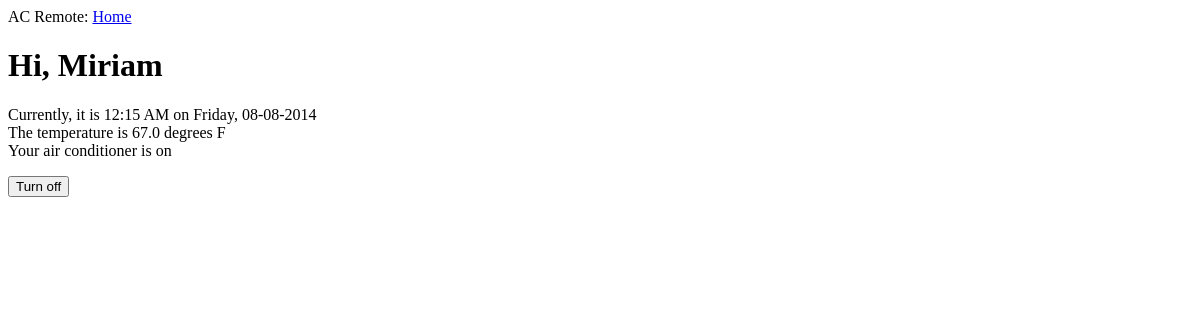
The page /index on the database as committed earlier.
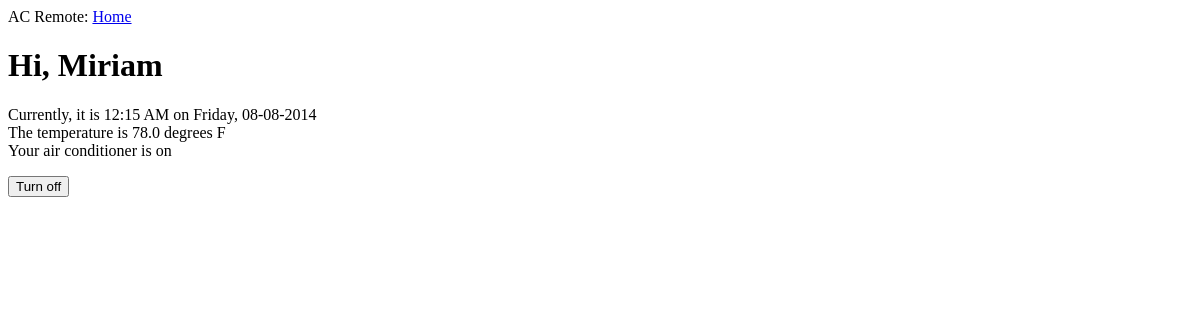
The same page on the database as committed later.
### tables this page shows
CREATE TABLE ac_states ( id integer primary key autoincrement, time text, temp real, is_running int);

### app/app.py (the view)
@app.route('/', methods = ['GET','POST'])
@app.route('/index', methods = ['GET','POST'])
def homepage():
	last_ac_state = db.get_last_ac_state()
	temp = last_ac_state[2]
	running = last_ac_state[3]
	return render_template('index.html', temp = temp, running = bool(running), time=datetime.datetime.now())

### app/db.py (called while the page is built)
def get_last_ac_state():
	c = conn.cursor()
	c.execute('select * from ac_states order by id desc limit 1')
	data = c.fetchone()
	return data

### app/templates/index.html (shortened to what this page needs)
{% extends "base.html" %}
{% block content %}
<h1>Hi, Miriam</h1>
<div>
  <p>
    {{time.strftime('Currently, it is %I:%M %p on %A, %m-%d-%Y')}}<br>
    The temperature is {{temp}} degrees F<br>
    Your air conditioner is {{ 'on' if running else 'off' }}
  </p>
</div>
<form name="input" action="{{ url_for('switch_state') }}" method="post">
<input type="submit" value="{{ 'Turn off' if running else 'Turn on' }}">
</form>
{% endblock %}

### app/templates/base.html (shortened to what this page needs)
<html>
  <head>
  </head>
  <body>
    <div>AC Remote: <a href="/index">Home</a></div>
    {% block content %}{% endblock %}
  </body>
</html>

Rows that differ between the two databases and show on the page:
no longer on this page (row unchanged): ac_states: temp "67.0"
added ac_states: temp "78.0"
